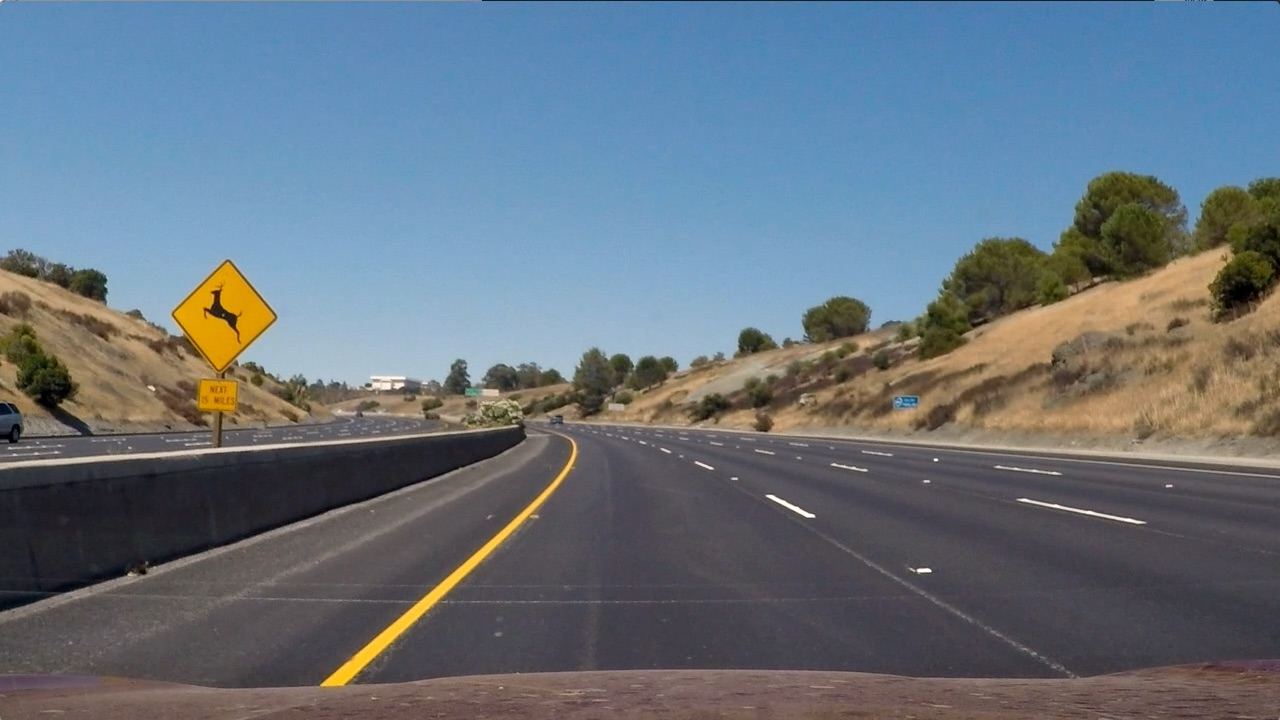
#> input picture writeup/test2.jpg, 1280 x 720 px
$ python -i image_generation.py   (imports and definitions only)   (older library calls are emulated)
#> lines starting #> are read from the running program, lines starting #| are printed output that depends on the picture; after the words box and inside, x2 and y2 are one past the last pixel; in counts of white or black regions, pixels touching at a corner belong together
import numpy as np
import matplotlib.pyplot as plt
import matplotlib.image as mpimg
import cv2
import glob
import pickle

images = glob.glob('./test_images/test*.jpg')
# [1 line not run here, left out]
# [1 line that did not run here, left out]
# [1 line that did not run here, left out]


def abs_sobel_thresh(img, orient='x', sobel_kernel=3, thresh=(0, 255)):
    gray = cv2.cvtColor(img, cv2.COLOR_BGR2GRAY)
    if orient == 'y':
        sobel = cv2.Sobel(gray, cv2.CV_64F, 0, 1, ksize=sobel_kernel)
    else:
        sobel = cv2.Sobel(gray, cv2.CV_64F, 1, 0, ksize=sobel_kernel)
    abs_sobel = np.absolute(sobel)
    scaled_sobel = np.uint8(255 * abs_sobel / np.max(abs_sobel))
    grad_binary = np.zeros_like(scaled_sobel)
    grad_binary[(scaled_sobel >= thresh[0]) & (scaled_sobel <= thresh[1])] = 1
    return grad_binary


def color_threshold(image, sthresh=(0, 255), vthresh=(0, 255)):
    # 1) Convert to HLS color space
    hls = cv2.cvtColor(image, cv2.COLOR_RGB2HLS).astype(np.float)
    # 2) Apply a threshold to the S channel
    s_channel = hls[:, :, 2]
    s_binary = np.zeros_like(s_channel)
    s_binary[(sthresh[0] <= s_channel) & (s_channel <= sthresh[1])] = 1

    hsv = cv2.cvtColor(image, cv2.COLOR_RGB2HSV).astype(np.float)
    v_channel = hsv[:, :, 2]
    v_binary = np.zeros_like(v_channel)
    v_binary[(vthresh[0] <= v_channel) & (v_channel <= vthresh[1])] = 1

    # 3) Return a binary image of threshold result
    color_binary = np.zeros_like(s_channel)
    color_binary[(s_binary == 1) & (v_binary == 1)] = 1
    return color_binary


def mag_thresh(image, sobel_kernel=3, mag_thresh=(0, 255)):
    # Apply the following steps to img
    # 1) Convert to grayscale
    gray = cv2.cvtColor(image, cv2.COLOR_RGB2GRAY)
    # 2) Take the gradient in x and y separately
    sobelx = cv2.Sobel(gray, cv2.CV_64F, 1, 0, ksize=sobel_kernel)
    sobely = cv2.Sobel(gray, cv2.CV_64F, 0, 1, ksize=sobel_kernel)
    # 3) Calculate the magnitude
    mag_sobel = np.sqrt(np.power(sobelx, 2) + np.power(sobely, 2))
    # 4) Scale to 8-bit (0 - 255) and convert to type = np.uint8
    scaled_sobel = np.uint8(255 * mag_sobel / np.max(mag_sobel))
    # 5) Create a binary mask where mag thresholds are met
    mag_binary = np.zeros_like(scaled_sobel)
    mag_binary[(scaled_sobel >= mag_thresh[0]) & (scaled_sobel <= mag_thresh[1])] = 1
    # 6) Return this mask as your binary_output image
    return mag_binary


def dir_threshold(img, sobel_kernel=3, thresh=(0, np.pi / 2)):
    # Apply the following steps to img
    # 1) Convert to grayscale
    gray = cv2.cvtColor(img, cv2.COLOR_RGB2GRAY)
    # 2) Take the gradient in x and y separately
    sobelx = cv2.Sobel(gray, cv2.CV_64F, 1, 0, ksize=sobel_kernel)
    sobely = cv2.Sobel(gray, cv2.CV_64F, 0, 1, ksize=sobel_kernel)
    # 3) Take the absolute value of the x and y gradients
    abs_sobelx = np.absolute(sobelx)
    abs_sobely = np.absolute(sobely)
    # 4) Use np.arctan2(abs_sobely, abs_sobelx) to calculate the direction of the gradient
    dir_sobel = np.arctan2(abs_sobely, abs_sobelx)
    # 5) Create a binary mask where direction thresholds are met
    binary_output = np.zeros_like(dir_sobel)
    binary_output[(dir_sobel >= thresh[0]) & (dir_sobel <= thresh[1])] = 1
    # 6) Return this mask as your binary_output image
    return binary_output


def thresholded_binary(img):
    ksize = 7
    binary_image = np.zeros_like(img[:, :, 0])

    gradx = abs_sobel_thresh(img, orient='x', sobel_kernel=ksize, thresh=(20, 50))
    grady = abs_sobel_thresh(img, orient='y', sobel_kernel=ksize, thresh=(20, 50))
    mag_binary = mag_thresh(img, sobel_kernel=ksize, mag_thresh=(30, 100))
    dir_binary = dir_threshold(img, sobel_kernel=ksize, thresh=(0.7, 1.3))
    c_binary = color_threshold(img, sthresh=(90, 255), vthresh=(120, 255))

    binary_image[((gradx == 1) & (grady == 1) & (mag_binary == 1) & (dir_binary == 1)) | (c_binary == 1)] = 255
    #binary_image[(((mag_binary == 1) & (dir_binary == 1)) | (c_binary == 1))] = 255
    #binary_image[((gradx == 1) & (grady == 1) & (dir_binary == 1)) | (c_binary == 1)] = 255

    return binary_image


# [226 lines left out: functions perspective_src_dst, perspective_transform, print_images, find_lane_lines_with_sliding_windows, draw_lane_on_image, process_image and 1 more, not called in this run]


# Main process
# [1 line not run here, left out]

>>> import cv2
>>> picture = cv2.imread('writeup/test2.jpg')
#> picture is the input picture: shape (720, 1280, 3); mean B, G, R 125.5, 114.6, 102.8
>>> result = thresholded_binary(picture)
#> in thresholded_binary, `gradx = abs_sobel_thresh(img, orient='x', sobel_kernel=ksize, thresh=(..`:
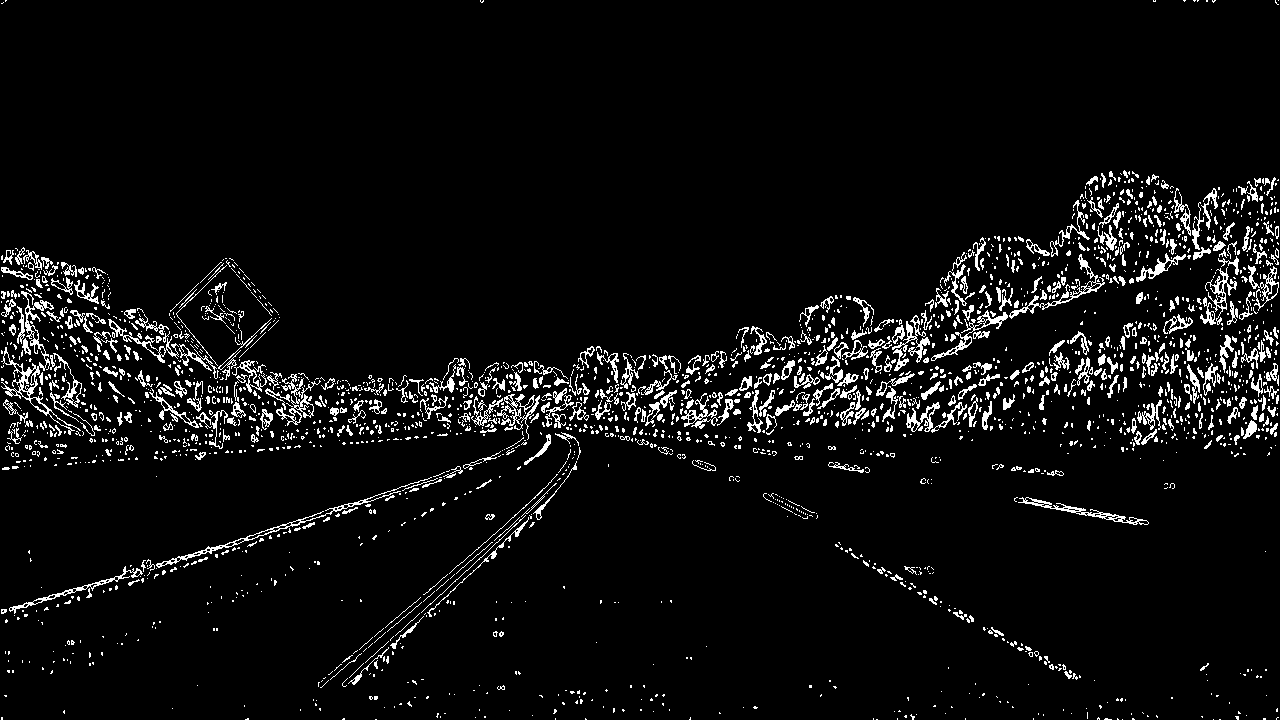
#> gradx: shape (720, 1280); values 0 (black) and 1 (white), 5.5% white in thin lines or dots
#> in thresholded_binary, `grady = abs_sobel_thresh(img, orient='y', sobel_kernel=ksize, thresh=(..`: grady: shape (720, 1280); values 0 (black) and 1 (white), 7.6% white in thin lines or dots
#> in thresholded_binary, `mag_binary = mag_thresh(img, sobel_kernel=ksize, mag_thresh=(30, 100))`: mag_binary: shape (720, 1280); values 0 (black) and 1 (white), 8.1% white; 1141 white regions (901 under 20 px), largest, box (x1, y1, x2, y2) and area: (0, 169, 1280, 611) 39801, (0, 311, 285, 459) 6418, (178, 430, 1071, 690) 5057
#> in thresholded_binary, `dir_binary = dir_threshold(img, sobel_kernel=ksize, thresh=(0.7, 1.3))`: dir_binary: shape (720, 1280) float64; values 0 (black) and 1 (white), 39.7% white in thin lines or dots
#> in color_threshold, `hsv = cv2.cvtColor(image, cv2.COLOR_RGB2HSV).astype(np.float)`:
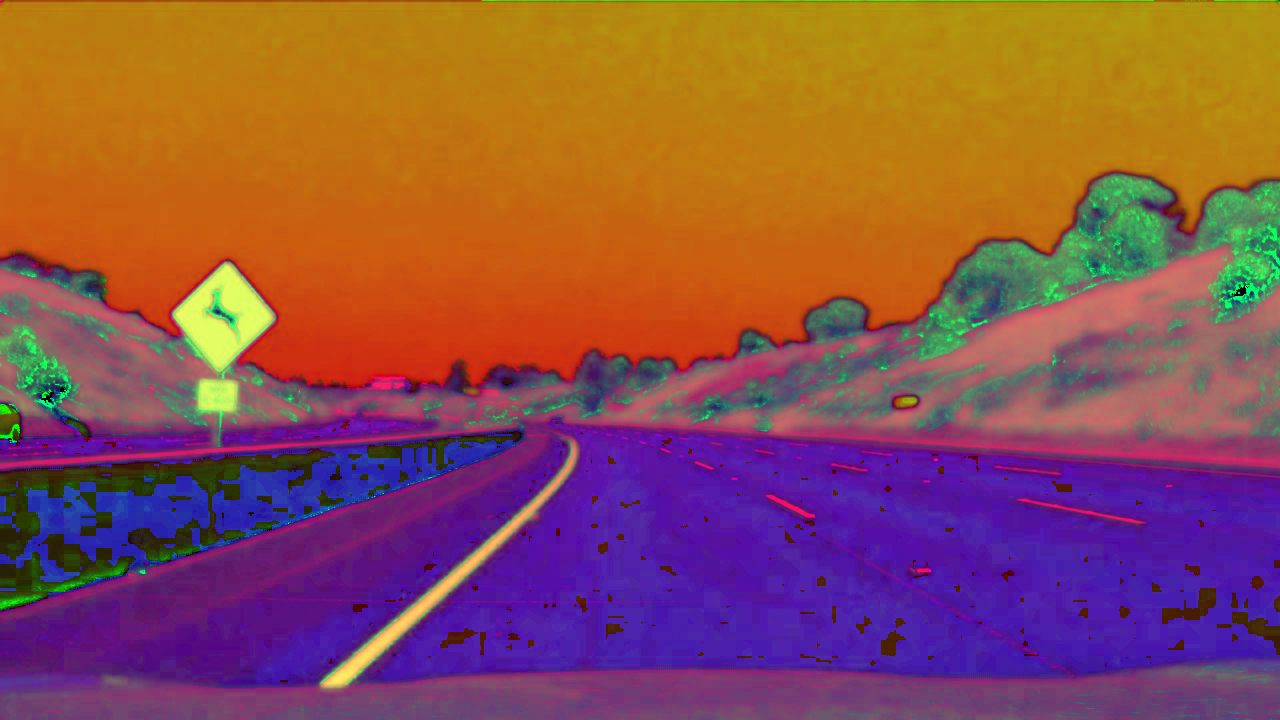
#> hsv: shape (720, 1280, 3) float64; mean B, G, R 78.2, 80.3, 138.5
#> in color_threshold, `v_channel = hsv[:, :, 2]`:
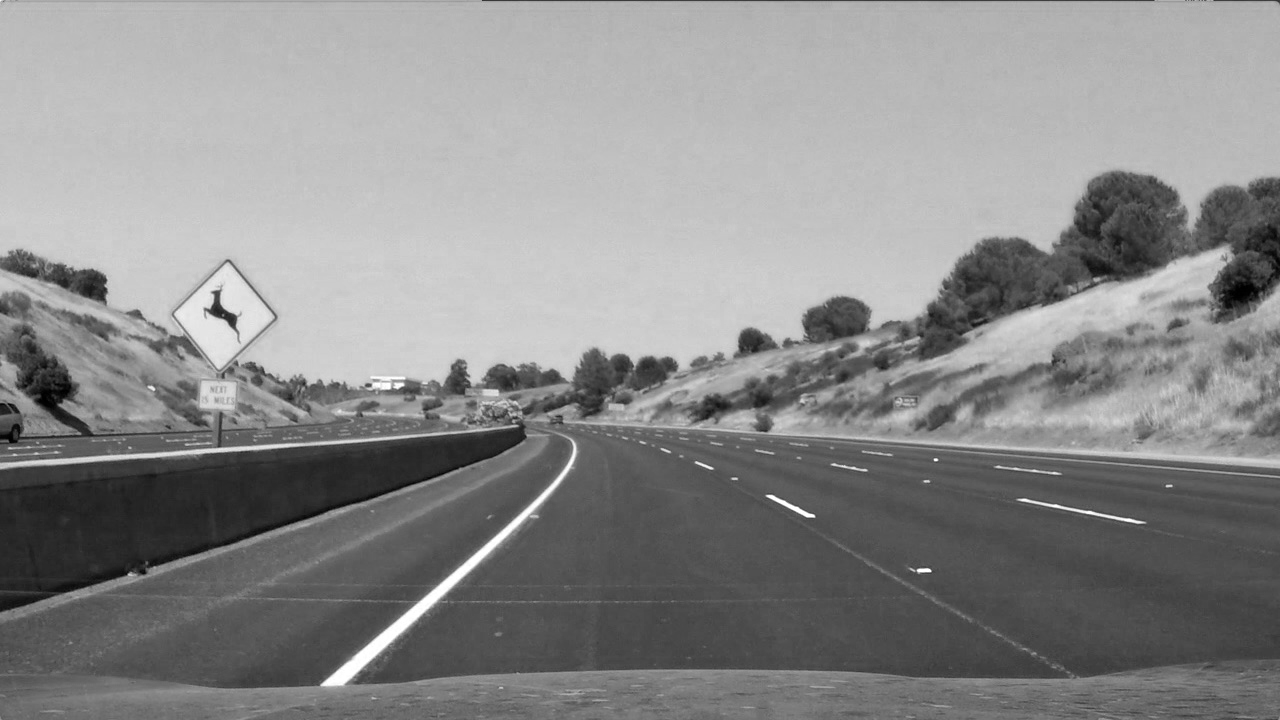
#> v_channel: shape (720, 1280) float64; min 0, max 255, mean 138.5
#> in thresholded_binary, `c_binary = color_threshold(img, sthresh=(90, 255), vthresh=(120, 255))`: c_binary: shape (720, 1280) float64; values 0 (black) and 1 (white), 40.4% white; 297 white regions (258 under 20 px), largest, box (x1, y1, x2, y2) and area: (0, 2, 1280, 328) 347266, (932, 250, 1228, 368) 8760, (172, 262, 275, 416) 7339
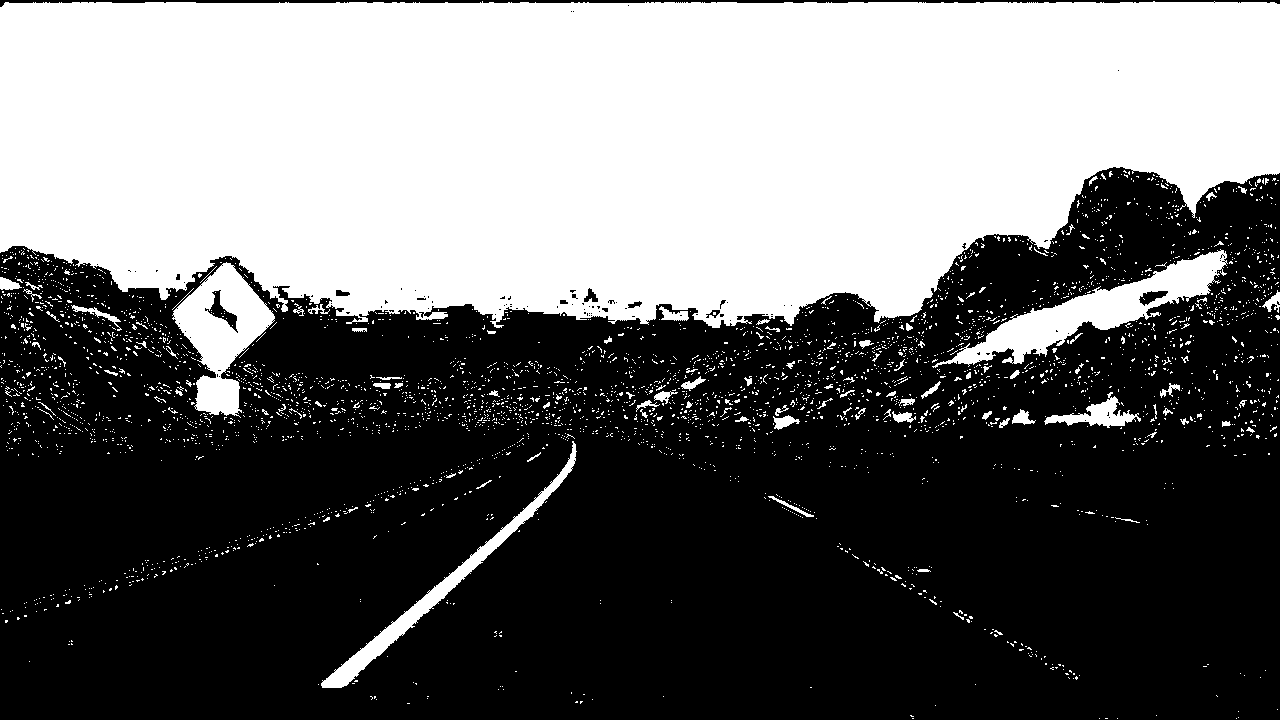
#> result: shape (720, 1280); 41.8% white; 3685 white regions (3581 under 20 px), largest, box (x1, y1, x2, y2) and area: (0, 1, 1280, 328) 347322, (932, 249, 1228, 368) 8959, (172, 262, 275, 418) 7417
